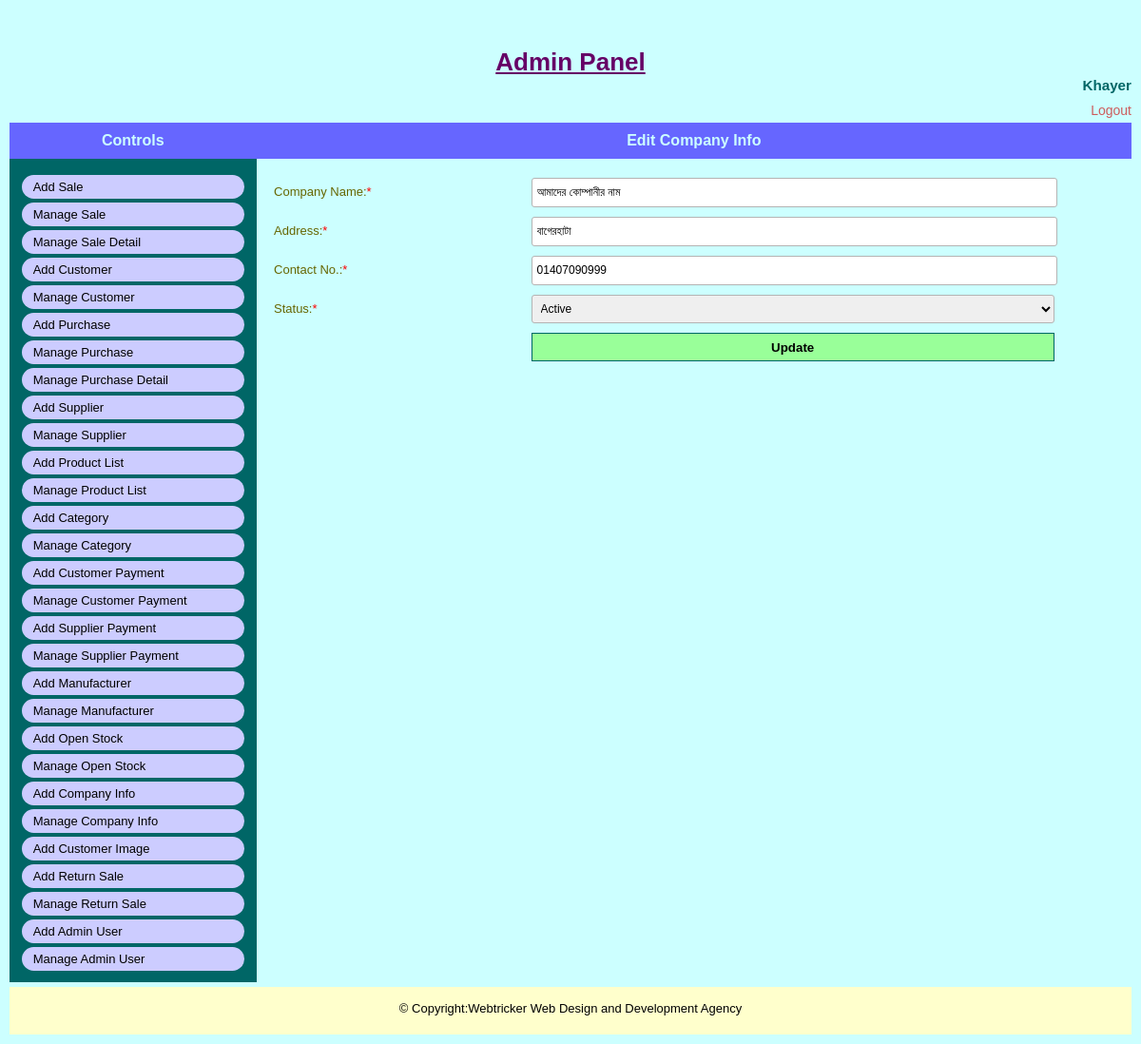
The page /admin/edit_company_info.php?id=1 (signed in) on the database its author committed.
### tables this page shows
CREATE TABLE `tbl_company_info` (
  `id` int(4) NOT NULL,
  `company_name` varchar(200) NOT NULL,
  `company_address` varchar(200) NOT NULL,
  `company_contact` varchar(36) NOT NULL,
  `status` tinyint(1) NOT NULL,
  `deletion_status` tinyint(1) NOT NULL,
  `created_date_time` timestamp NOT NULL DEFAULT current_timestamp() ON UPDATE current_timestamp()
);

### admin/edit_company_info.php (called while the page is built, shortened)
<?php
$id=$_GET['id'];
include 'admin_master_page.php';

### classes/database.php (called while the page is built, shortened)
<?php
class Database {
    public function connect() {
        $this->host_name="localhost";
        $this->user_name="u430957945_db_sales_inven";
        $this->password="Inven1254$";
        $this->database_name="u430957945_db_sales_inven";
        $conn= new mysqli($this->host_name,$this->user_name,$this->password,$this->database_name);
        return $conn;
    }
}
?>

### classes/admin.php (called while the page is built, shortened)
<?php
require_once '../classes/database.php';
class Admin extends Database {
    public function select_company_by_id($id)
    {
        $sql="SELECT * FROM tbl_company_info WHERE id='$id'";
        $query_result= $this->connect()->query($sql);
        return $query_result;
    }
}

### admin/pages/edit_company_info_form.php (the view, shortened to what this page needs)
<?php
    $result=$obj_admin->select_company_by_id($id);
    $company_info= mysqli_fetch_assoc($result);
?>
<div class="common_wrap">
    <div class="common_title">
        <h4>Edit Company Info</h4>
    </div>
    <form name="edit_company_info" action="" method="post" enctype="multipart/form-data" onsubmit="return validateStandard(this)">
        <div class="input_wrap">
            <label>Company Name:<span class="required_field">*</span></label>
            <input type="text" name="company_name" value="<?php echo $company_info['company_name']?>" required>
        </div>
        <div class="input_wrap">
            <label>Address:<span class="required_field">*</span></label>
            <input type="text" name="company_address" value="<?php echo $company_info['company_address']?>"  required>
        </div>
        <div class="input_wrap">
            <label>Contact No.:<span class="required_field">*</span></label>
            <input type="text" name="company_contact" value="<?php echo $company_info['company_contact']?>" required>
        </div>
        <div class="input_wrap">
            <label>Status:<span class="required_field">*</span></label>
            <select name="status" required exclude=" ">
                <option value="1">Active</option>
            </select>
        </div>
        <div class="input_wrap">
            <label>&nbsp;</label>
            <input type="submit" name="btn" value="Update">
        </div>
    </form>
</div>

### asset/css/style.css (style rules this page uses)
body { background-color:#000;color:#000;margin:0;padding:0;font-family:sans-serif;font-size:13px }
h1,h2,h3,h4,h5,h6 { margin:0;padding:0; }
.header_wrap,.menu,.content_wrap,.footer_wrap,.user_info,.admin_content,.common_title,.common_wrap, .view_content,.page_content,.image_wrap,.slide_wrap,.slide_inner,.slide,.sidebar_box_wrap,.sidebar_box, .gallery,.gallery_image_outer,.gallery_image_outer a,.gallery_detail,.common_description,.home_link, .sidebar_box ul,.notice_detail,.front_form_wrap,.front_form_wrap .input_wrap,.event_entry_detail, .student_detail_wrap,.result_detail,.front_content_wrap,.class_routine_details,.routine_display { float:left;position:relative;width:100%; -webkit-box-sizing:border-box; -moz-box-sizing:border-box; box-sizing:border-box }
.input_wrap { float:left;position:relative;width:60%;margin:10px 10% 0 27% }
.input_wrap label { float:left;position:relative;width:20%;margin:7px 0 0;padding:0 }
.input_wrap input[type=text],.input_wrap input[type=password],.input_wrap textarea,.input_wrap select, .input_wrap input[type=email],.input_wrap input[type=date],.input_wrap input[type=number] { float:left;width:40%;height:23px;border:1px solid #b3b3b3;margin:0;padding:3px 5px; line-height:20px;color:black;font:400 12px/23px Arial, Helvetica, sans-serif; -webkit-border-radius:3px;-moz-border-radius:3px;border-radius:3px }
.input_wrap input[type=submit] { border:none;width:42%;height:30px;font-weight:700; margin:0;padding:0;background-color:#99ff99;cursor:pointer }
.admin_page h4 { text-align:center;color:#ccffff;padding:10px 0;margin:0 0 10px 0;font-size:16px; background-color:#6666ff }
.admin_page .input_wrap { width:98%;margin:10px 0 0 2% }
.admin_page .input_wrap input[type=text],.admin_page .input_wrap input[type=password], .admin_page .input_wrap textarea,.admin_page .input_wrap input[type=email], .admin_page .input_wrap input[type=date] { width:60%; }
.admin_page .input_wrap input[type=submit] { width:61%;border:1px solid #006666 }
.admin_page .input_wrap label { width:30%;margin:7px 0 0;color:#666600 }
.admin_page .input_wrap select { width:61%;height:30px; }
.required_field { color:red; }

### rows shown on the page
tbl_company_info: company_name "আমাদের কোম্পানীর নাম", company_address "বাগেরহাটা", company_contact "01407090999"

### other values the page prints
$_SESSION['admin_name'] "Khayer"
